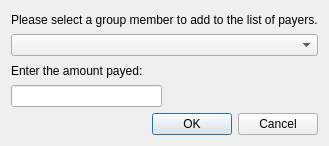
<?xml version="1.0" encoding="UTF-8"?>
<ui version="4.0">
 <class>AddPayerDialog</class>
 <widget class="QDialog" name="AddPayerDialog">
  <property name="geometry">
   <rect>
    <x>0</x>
    <y>0</y>
    <width>296</width>
    <height>146</height>
   </rect>
  </property>
  <property name="windowTitle">
   <string>Dialog</string>
  </property>
  <layout class="QGridLayout" name="gridLayout">
   <item row="0" column="0" colspan="2">
    <widget class="QLabel" name="label">
     <property name="text">
      <string>Please select a group member to add to the list of payers.</string>
     </property>
    </widget>
   </item>
   <item row="1" column="0" colspan="2">
    <widget class="QComboBox" name="comboBox"/>
   </item>
   <item row="2" column="0" colspan="2">
    <widget class="QLabel" name="label_2">
     <property name="text">
      <string>Enter the amount payed:</string>
     </property>
    </widget>
   </item>
   <item row="3" column="0">
    <widget class="QLineEdit" name="lineEdit"/>
   </item>
   <item row="3" column="1">
    <spacer name="horizontalSpacer">
     <property name="orientation">
      <enum>Qt::Horizontal</enum>
     </property>
     <property name="sizeHint" stdset="0">
      <size>
       <width>133</width>
       <height>20</height>
      </size>
     </property>
    </spacer>
   </item>
   <item row="4" column="0" colspan="2">
    <widget class="QDialogButtonBox" name="buttonBox">
     <property name="orientation">
      <enum>Qt::Horizontal</enum>
     </property>
     <property name="standardButtons">
      <set>QDialogButtonBox::Cancel|QDialogButtonBox::Ok</set>
     </property>
    </widget>
   </item>
  </layout>
 </widget>
 <resources/>
 <connections>
  <connection>
   <sender>buttonBox</sender>
   <signal>accepted()</signal>
   <receiver>AddPayerDialog</receiver>
   <slot>accept()</slot>
   <hints>
    <hint type="sourcelabel">
     <x>248</x>
     <y>254</y>
    </hint>
    <hint type="destinationlabel">
     <x>157</x>
     <y>274</y>
    </hint>
   </hints>
  </connection>
  <connection>
   <sender>buttonBox</sender>
   <signal>rejected()</signal>
   <receiver>AddPayerDialog</receiver>
   <slot>reject()</slot>
   <hints>
    <hint type="sourcelabel">
     <x>316</x>
     <y>260</y>
    </hint>
    <hint type="destinationlabel">
     <x>286</x>
     <y>274</y>
    </hint>
   </hints>
  </connection>
 </connections>
</ui>
